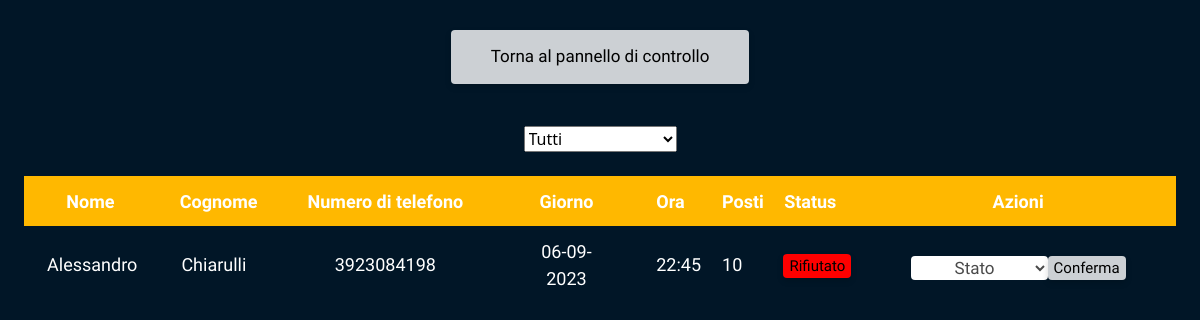
Page /utentiPrenotati (signed in) on the committed database.
### tables this page shows
CREATE TABLE prenotazioni(
id INTEGER PRIMARY KEY AUTOINCREMENT NOT NULL,
nome TEXT NOT NULL,
cognome TEXT NOT NULL,
telefono TEXT NOT NULL,
data TEXT NOT NULL,
ora TEXT NOT NULL,
posti TEXT NOT NULL DEFAULT "", status TEXT NOT NULL DEFAULT 'pending', email TEXT NOT NULL DEFAULT "");

### app.py (the view, shortened to what this page needs)
@app.route("/utentiPrenotati", methods=["GET", "POST"])
@login_required
def utentiPrenotati():
    if session["user_id"] == 1 or session["user_id"] == 5 or session["user_id"] == 8:
        if request.method == "GET":
            global past_order
            data_odierna = datetime.now().date()
            prenotati = dbUsers.execute("SELECT * FROM prenotazioni")
            lista_dizionari_ordinata = sorted(prenotati, key=lambda x: (datetime.strptime(x["data"], "%d-%m-%Y"), datetime.strptime(x["ora"], "%H:%M")) , reverse=True)
            today = []
            past = []
            incoming = []
            for dizionario in lista_dizionari_ordinata:
                data_dizionario = datetime.strptime(dizionario["data"], "%d-%m-%Y").date()
                if data_dizionario == data_odierna:
                    today.append(dizionario)
                elif data_dizionario < data_odierna:
                    past.append(dizionario)
                else:
                    incoming.append(dizionario)
            ordine = request.args.get("sort")
            return render_template("utentiPrenotati.html", prenotati = lista_dizionari_ordinata, passati = past, arrivo = incoming, oggi = today)
    else:
        return apology("Non sei autorizzato")

### app.py (called while the page is built)
@app.after_request
def after_request(response):
    response.headers["Cache-Control"] = "no-cache, no-store, must-revalidate"
    response.headers["Expires"] = 0
    response.headers["Pragma"] = "no-cache"
    return response

### helpers.py (called while the page is built)
def login_required(f):
    @wraps(f)
    def decorated_function(*args, **kwargs):
        if session.get("user_id") is None:
            return redirect("/login")
        return f(*args, **kwargs)
    return decorated_function

### templates/utentiPrenotati.html (shortened to what this page needs)
{% extends  "layout.html" %}
{% block style %}
    <link rel="stylesheet" href="../static/styleTable.css">
{% endblock %}
{% block body %}
    <div class="mainContainer">
        <div class="pannelloDiControllo">
            <form action="/admin">
                <button type="submit" class="bottoneSubmit">Torna al pannello di controllo</button>
            </form>
        </div>
        <div class="pannelloDiControllo">
            <select name="sort" id="order">
                <option value="all">Tutti</option>
            </select>
        </div>
        <table id="all">
            <thead>
                <tr>
                    <th>Nome</th>
                    <th>Cognome</th>
                    <th>Numero di telefono</th>
                    <th>Giorno</th>
                    <th>Ora</th>
                    <th>Posti</th>
                    <th>Status</th>
                    <th>Azioni</th>
                </tr>
            </thead>
            <tbody>
                {% for prenotazione in prenotati %}
                <tr>
                    <td>{{prenotazione.nome}}</td>
                    <td>{{prenotazione.cognome}}</td>
                    <td>{{prenotazione.telefono}}</td>
                    <td>{{prenotazione.data}}</td>
                    <td>{{prenotazione.ora}}</td>
                    <td>{{prenotazione.posti}}</td>
                    <td>
                        <form action="">
                            <button class="{{ prenotazione.status}}">
                                {% if prenotazione.status == 'past' %}
                                    Rifiutato
                                {% endif %}
                            </button>
                        </form>
                    </td>
                    <td>
                        <form action="/utentiPrenotati" method="post" class="formForm">
                            <select name="cambioStatus" class="formInput">
                                <option selected disabled>Stato</option>
                            </select>
                            <button type="submit" class="submitButton">Conferma</button>
                        </form>
                    </td>
                </tr>
                {% endfor %}
            </tbody>
        </table>
    </div>
{% endblock %}

### static/styleTable.css (style rules this page uses)
body, html { height: 100%; margin: 0; padding: 0; }
.mainContainer { min-height: 100%; display: flexbox; align-items: flex-start; justify-content: center; background-color: #011627; }
table { width: 96%; color: white; font-family: 'REM', sans-serif; text-align: center; padding: 2%; margin-left: 2%; margin-right: 2%; }
table thead { background-color: #ffb800; }
table th { font-size: large; font-style: bold; padding-left: 2%; padding-right: 2%; padding-top: 1%; padding-bottom: 1%; }
table td { font-size: large; padding-left: 2%; padding-right: 2%; padding-top: 1%; padding-bottom: 1%; }
.submitButton { outline: none; border: none; cursor: pointer; margin: 0 0; text-align: center; background-color: rgba(255,255,255,.8); font-family: 'REM', sans-serif; color: black; border-radius: 4px; box-shadow: 0px 3px 6px rgba(0, 0, 0, 0.16); font-size: 15px; }
.bottoneSubmit { outline: none; border: none; cursor: pointer; display: inline-block; margin: 0 auto; padding: 0.9rem 2.5rem; text-align: center; background-color: rgba(255,255,255,.8); font-family: 'REM', sans-serif; color: black; border-radius: 4px; box-shadow: 0px 3px 6px rgba(0, 0, 0, 0.16); font-size: 17px; width: 100%; margin-top: 10%; margin-bottom: 10%; }
.pannelloDiControllo { width: 100%; display: flex; justify-content: center; }
.past { outline: none; border: none; cursor: pointer; margin: 0 auto; text-align: center; background-color: red; font-family: 'REM', sans-serif; color: black; border-radius: 4px; box-shadow: 0px 3px 6px rgba(0, 0, 0, 0.16); font-size: 15px; }
.formForm { padding-top: 3%; display: inline-flex; max-width: fit-content; }
.formInput { font-family: inherit; width: fit-content; outline: none; background-color: #fff; border-radius: 4px; border: none; display: block; font-size: 17px; color: #4A4A4A; text-indent: 40px; }
#order { margin-top: 1%; margin-bottom: 2%; }

### rows in the picture
prenotazioni: nome "Alessandro", cognome "Chiarulli", telefono "3923084198", data "06-09-2023", ora "22:45", posti "10", status "Rifiutato"
